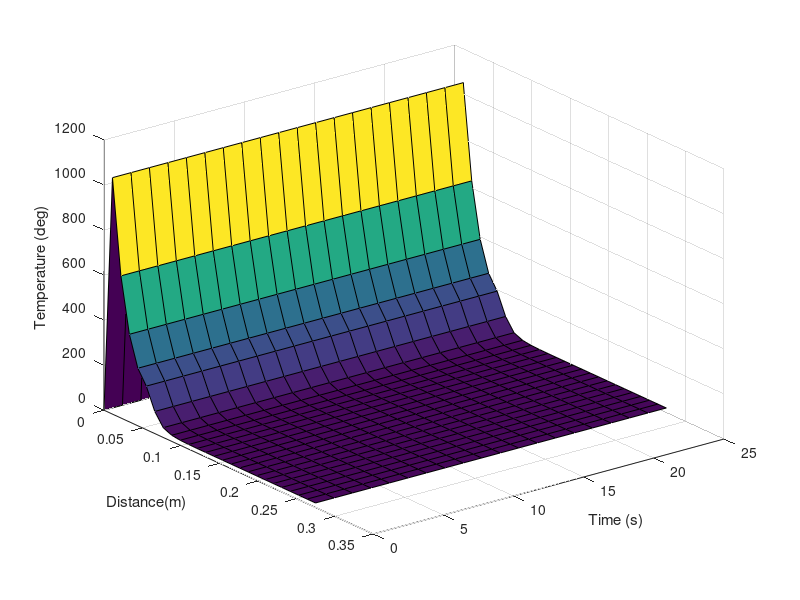

Source code (MATLAB):
clear all;
diary paper_CWM_Temp

% INITIAL CONDITIONS
moisto = 0.0; %moisture content
ash=5*(1-moisto)/100;	%0.05;
dafo=1-moisto-ash;  %0.855;	%0.95;
rhodry = 750;
rhowet = rhodry/(1-moisto); 	%833.33   %750;
rhoo = rhowet*1.05;

%%%%%%%%%%%%%%%%%%%%%%%%%%%%%%
width =0.225; %Only oven length is considered, such that WIDTH = 0.45/2 = 0.225
nseg = 21;
dx = width/nseg; %0.010714286
delt = 600;       %GOOD solution
t=1*3600;        %total time
nt = t/delt;      %number of timesteps
doo= dx*dx/delt;
v0 = dx/delt;

wall = 0.05; %0.1
M = 1.5+wall/dx;  M=fix(M);
N = M+nseg-1;     N=fix(N);

%%%% Arrays for surface plot
numtime = 20;
T_surf = zeros(N, numtime);
t_surf = zeros(N, numtime);
x_surf = zeros(N, numtime);
%%%%%%%%%%%%%%%

Wcond = 2.3; Wrho = 2800; Wcp = 1200;
%%%%%%%%%%%%%%%%%%%%%%%%%%%%%%
%inlet_temp = 1150*ones(N,1); %1050; %deg

CH4	= 0.06943; C2H6	= 0.01166; CO	= 0.02272; CO2	= 0.01065; TAR	= 0.109658059;
H2O	= 0.048970557; NH3	= 0.012348159; H2S	= 0.015721205; Hydrogen	= 0.01440518;
car=0.838;  hy =0.053;  ox =0.071;  nit=0.018;  sul=0.02;

moist=moisto*ones(N,1);
daf=dafo*ones(N,1);   %daf=dafo;
atmassfrmla=1/(car/12+hy+ox/16+nit/14+sul/32);
atmass=atmassfrmla*ones(N,1);
carr=car*ones(N,1);
hyy=hy*ones(N,1);
oxx=ox*ones(N,1);
nitt=nit*ones(N,1);
sull=sul*ones(N,1);

H2Ozz = CO2zz = C2H6zz = NH3zz = H2Szz = TARzz = CH4zz = COzz = H2zz = zeros(N,1);
e0 = 1 - rhoo * (0.000668 * dafo + ash / 3000);

for i = 1:M-1
    Q(i) = 0;
    K(i) = Wcond;
    CVOL(i) = Wrho * Wcp;
end

##for i = 1:M-1
##    %T(i) = inlet_temp(1);		%inlet temp = 1323K
##    T(i) = 1150;
##end

for i = M:N      %for(i = M; i <= N; i++)
    T(i) = 20;      %ATOmospheric temp = 20deg
end

XB = 0;
Lboil = 2.257E6;
Qinput = 0;
time = 0;

%% Outside time loop
probe_locations = [0.05; 0.10625; 0.1625; 0.21875; 0.275];
%desired_temperatures = 0:10:100;
%desired_temperatures = 0:0.5:101;
%desired_temperatures = 300:50:1300;
%desired_temperatures = 1050:1:1300;
desired_temperatures = 0:100:900;
desired_times     = 0:(25/(numtime-1)):25;    %numtime = 20;
desired_locations = 0:(0.275/(N-1)):0.275;    %N = 26

recorded_times = zeros(length(desired_temperatures), length(probe_locations));    %OLD

%recorded_temperature_forDistance = zeros(N, numtime);
recorded_temperature_forDistance = zeros(length(desired_locations), length(desired_times));
%recorded_temperature_forTime = zeros(N, numtime);
recorded_temperature_forTime = zeros(length(desired_locations), length(desired_times));
%recorded_temperature = zeros(N, numtime);
%recorded_temperature = zeros(length(desired_locations), length(desired_times));

for z=1:nt
  for i = M:N      %for(i = M; i <= N; i++)
    TK=T(i)+273;  E0 = 183000;  RT=8.3144*TK;
    %VOLATILE EVOLUTION MODEL
    if T(i)>350
      FE_H2O = @(EA) exp(-((((EA)-E0)/48000).^8));    FE_CO2 = @(EA) exp(-((((EA)-E0)/78000).^4));
      FE_C2H6 = @(EA) exp(-((((EA)-E0)/61000).^4));   FE_NH3 = @(EA) exp(-((((EA)-E0)/106000).^4));
      FE_H2S = @(EA) exp(-((((EA)-E0)/114000).^4));   FE_TAR = @(EA) exp(-((((EA)-E0)/48000).^8));
      FE_CH4 = @(EA)exp(-((((EA)-E0)/110000).^2));    FE_CO =  @(EA)exp(-((((EA)-E0)/93000).^4));
      FE_H2 =  @(EA)exp(-((((EA)-E0)/165000).^4));

      A_PVM = @(EA) 1-exp(-1.3E13.*delt.*exp(-(EA)./RT));
      A_PVM_dmDt = @(EA) 1.3E13*exp((-EA./RT)-(1.3E13.*delt.*exp(-EA./RT)));

      H2Ox = @(EA) -H2O*(-8/(48000^8)).*(((EA)-E0).^7).*FE_H2O(EA).*A_PVM(EA);
      CO2x = @(EA) -CO2*(-4/(78000^4)).*(((EA)-E0).^3).*FE_CO2(EA).*A_PVM(EA);
      C2H6x = @(EA) -C2H6*(-4/(61000^4)).*(((EA)-E0).^3).*FE_C2H6(EA).*A_PVM(EA);
      NH3x = @(EA) -NH3*(-4/(106000^4)).*(((EA)-E0).^3).*FE_NH3(EA).*A_PVM(EA);
      H2Sx = @(EA) -H2S*(-4/(114000^4)).*(((EA)-E0).^3).*FE_H2S(EA).*A_PVM(EA);
      TARx = @(EA) -TAR*(-8/(48000^8)).*(((EA)-E0).^7).*FE_TAR(EA).*A_PVM(EA);
      CH4x = @(EA) -CH4*(-2/(110000^2)).*(((EA)-E0).^1).*FE_CH4(EA).*A_PVM(EA);
      COx = @(EA) -CO*(-4/(93000^4)).*(((EA)-E0).^3).*FE_CO(EA).*A_PVM(EA);
      H2x = @(EA) -Hydrogen*(-4/(165000^4)).*(((EA)-E0).^3).*FE_H2(EA).*A_PVM(EA);

      H2O_dm = @(EA) H2O*(-8/(48000^8)).*(((EA)-E0).^7).*FE_H2O(EA).*A_PVM_dmDt(EA);
      CO2_dm = @(EA) CO2*(-4/(78000^4)).*(((EA)-E0).^3).*FE_CO2(EA).*A_PVM_dmDt(EA);
      C2H6_dm = @(EA) C2H6*(-4/(61000^4)).*(((EA)-E0).^3).*FE_C2H6(EA).*A_PVM_dmDt(EA);
      NH3_dm = @(EA) NH3*(-4/(106000^4)).*(((EA)-E0).^3).*FE_NH3(EA).*A_PVM_dmDt(EA);
      H2S_dm = @(EA) H2S*(-4/(114000^4)).*(((EA)-E0).^3).*FE_H2S(EA).*A_PVM_dmDt(EA);
      TAR_dm = @(EA) TAR*(-8/(48000^8)).*(((EA)-E0).^7).*FE_TAR(EA).*A_PVM_dmDt(EA);
      CH4_dm = @(EA) CH4*(-2/(110000^2)).*(((EA)-E0).^1).*FE_CH4(EA).*A_PVM_dmDt(EA);
      CO_dm = @(EA) CO*(-4/(93000^4)).*(((EA)-E0).^3).*FE_CO(EA).*A_PVM_dmDt(EA);
      H2_dm = @(EA) Hydrogen*(-4/(165000^4)).*(((EA)-E0).^3).*FE_H2(EA).*A_PVM_dmDt(EA);

      H2Oz = integral(H2Ox, E0, Inf);    CO2z = integral(CO2x, E0, Inf);    C2H6z = integral(C2H6x, E0, Inf);
      NH3z = integral(NH3x, E0, Inf);    H2Sz = integral(H2Sx, E0, Inf);    TARz = integral(TARx, E0, Inf);
      CH4z = integral(CH4x, E0, Inf);    COz = integral(COx, E0, Inf);    H2z = integral(H2x, E0, Inf);
      totalz = H2Oz + CO2z + C2H6z + NH3z + H2Sz + TARz + CH4z + COz + H2z;

      H2Ozz(i) = integral(H2O_dm, E0, Inf);    CO2zz(i) = integral(CO2_dm, E0, Inf);    C2H6zz(i) = integral(C2H6_dm, E0, Inf);
      NH3zz(i) = integral(NH3_dm, E0, Inf);    H2Szz(i) = integral(H2S_dm, E0, Inf);    TARzz(i) = integral(TAR_dm, E0, Inf);
      CH4zz(i) = integral(CH4_dm, E0, Inf);    COzz(i) = integral(CO_dm, E0, Inf);    H2zz(i) = integral(H2_dm, E0, Inf);
      Total_dmDt = H2Ozz(i) + CO2zz(i) + C2H6zz(i) + NH3zz(i) + H2Szz(i) + TARzz(i) + CH4zz(i) + COzz(i) + H2zz(i);

      H2Oy = H2O - H2Oz;    CO2y = CO2 - CO2z;    C2H6y = C2H6 - C2H6z;
      NH3y = NH3 - NH3z;    H2Sy = H2S - H2Sz;    TARy = TAR - TARz;
      CH4y = CH4 - CH4z;    COy = CO - COz;       H2y = Hydrogen - H2z;

      Y=H2Oy+CO2y+C2H6y+NH3y+H2Sy+TARy+CH4y+COy+H2y+0.68443684;
      VM = 1- Y;

      carr(i)=(0.6707481032+0.75*CH4y+0.8*C2H6y+0.4286*COy+0.2727*CO2y+0.85*TARy)/Y;
      hyy(i)= (0.00136887368+0.25*CH4y+0.2*C2H6y+0.082*TARy+H2y+0.1111*H2Oy+0.1765*NH3y+0.0588*H2Sy)/Y;
      oxx(i)= (0.00136887368+0.5714*COy+0.7273*CO2y+0.049*TARy+0.8889*H2Oy)/Y;
      nitt(i)=(0.0068443684+0.009*TARy+0.8235*NH3y)/Y;
      sull(i)=(0.00410662104+0.01*TARy+0.9412*H2Sy)/Y;
      daf(i)=Y*dafo;
      atmass(i)=1/((carr(i)/12)+(hyy(i))+(oxx(i)/16)+(nitt(i)/14)+(sull(i)/32));
        %Y=real(Y);      car=real(car);      hy=real(hy);      ox=real(ox);      nit=real(nit);      sul=real(sul);
    end

      %PHYSICAL PROPERTIES MODEL
      mass=daf(i)+ash+moist(i);
      rho=rhoo*mass;
      Csteam_equ(i) = 1810 + 0.66*T(i); %Csteam = 2000;
      densdaf = 1/(((0.0053*carr(i))/12)+(hyy(i)*0.00577)+((oxx(i)*0.00346)/16)+((nitt(i)*0.0669)/14)+((sull(i)*0.0384)/32));
      dens=mass/(daf(i)/densdaf+ash/3000+moist(i)/1000);
      e=1-rho./dens;    %eshr=max(0, 1-(1-e) /(1-e0));
      effectivepor = 1- ((1-e).^(1/3));
      F1=exp(380/TK);
      E1=F1*(380/TK/(F1-1))^2;
      F2=exp(1800/TK);
      E2=F2*(1800/TK/(F2-1))^2;
      Cdaf=8314.4*(E1+2*E2)/atmass(i);
      Cash=754+.586*T(i);
      C=(daf(i)*Cdaf+ash*Cash+4186.8*moist(i))/mass;
      CVOL(i) = C.*rho;        %J/kg.K * kg/m3 = J/K.m3

      %HEAT Calculation

      H2Oxhs =  -13468000+ (1810*T(i)) + (0.33*T(i).^2);     CO2xhs =  -8964000 + (900*T(i))  + (0.22*T(i).^2);
      C2H6xhs =	-2866000 + (1920*T(i)) + (1.46*T(i).^2);     NH3xhs =	-2760000 + (2080*T(i)) + (0.84*T(i).^2);
      H2Sxhs =  -630000  + (980*T(i))  + (0.24*T(i).^2);     TARxhs =  -1936000 + (1390*T(i)) + (1.83*T(i).^2);
      CH4xhs =  -4719000 + (2210*T(i)) + (1.56*T(i).^2);     COxhs =   -3971000 + (1020*T(i)) + (0.11*T(i).^2);
      H2xhs =   -0       + (14250*T(i))+ (0.53*T(i).^2);

      %hsH2O = -daf*H2Oxhs*H2Ozz;    hsCO2 = -daf*CO2xhs*CO2zz;    hsC2H6 = -daf*C2H6xhs*C2H6zz;
      %hsNH3 = -daf*NH3xhs*NH3zz;    hsH2S = -daf*H2Sxhs*H2Szz;    hsTAR = -daf*TARxhs*TARzz;
      %hsCH4 = -daf*CH4xhs*CH4zz;    hsCO = -daf*COxhs*COzz ;      hsH2 = -daf*H2xhs*H2zz;
      %totalhs = hsH2O + hsCO2 + hsC2H6 + hsNH3 + hsH2S + hsTAR + hsCH4 + hsCO;

      valH_C = 33620000;    valphi_C = 32760000;
      valH_H = 141930000;   valphi_H = 141770000;
      valH_O = -14530000;   valphi_O = 0;
      valH_N = 0;           valphi_N = 0;
      valH_S = 9420000;     valphi_S = 9260000;

      mu_C = 12; mu_H = 1; mu_O = 16; mu_N = 14; mu_S = 32;

      G1=exp(380/TK);    H1=380*(1/(G1-1));
      G2=exp(1800/TK);   H2=3600*(1/(G2-1));
      f_T = (8314.4)*(H1+H2-156);          %J/kg

      hf_H2O_H = 0.1111*(valH_H - valphi_H + f_T/mu_H);    hf_H2O_O = 0.8889*(valH_O - valphi_O + f_T/mu_O);
      hf_CO2_C = 0.2727*(valH_C - valphi_C + f_T/mu_C);    hf_CO2_O = 0.7273*(valH_O - valphi_O + f_T/mu_O);
      hf_C2H6_C = 0.8*(valH_C - valphi_C + f_T/mu_C);      hf_C2H6_H = 0.2*(valH_H - valphi_H + f_T/mu_H);
      hf_NH3_N = 0.1765*(valH_N - valphi_N + f_T/mu_N);    hf_NH3_H = 0.8235*(valH_H - valphi_H + f_T/mu_H);
      hf_H2S_H = 0.0588*(valH_H - valphi_H + f_T/mu_H);    hf_H2S_S = 0.9412*(valH_S - valphi_S + f_T/mu_S);
      hf_TAR_C = 0.85*(valH_C - valphi_C + f_T/mu_C);      hf_TAR_H = 0.082*(valH_H - valphi_H + f_T/mu_H);
      hf_TAR_O = 0.049*(valH_O - valphi_O + f_T/mu_O);     hf_TAR_N = 0.009*(valH_N - valphi_N + f_T/mu_N);
      hf_TAR_S = 0.01*(valH_S - valphi_S + f_T/mu_S);
      hf_CH4_C = 0.75*(valH_C - valphi_C + f_T/mu_C);      hf_CH4_H = 0.25*(valH_H - valphi_H + f_T/mu_H);
      hf_CO_C = 0.4286*(valH_C - valphi_C + f_T/mu_C);     hf_CO_O = 0.5714*(valH_O - valphi_O + f_T/mu_O);
      hf_H2_H = 1.0*(valH_H - valphi_H + f_T/mu_H);

      hf_H2O = hf_H2O_H + hf_H2O_O;
      hf_CO2 = hf_CO2_C + hf_CO2_O;
      hf_C2H6 = hf_C2H6_C + hf_C2H6_H;
      hf_NH3 = hf_NH3_N + hf_NH3_H;
      hf_H2S = hf_H2S_H + hf_H2S_S;
      hf_TAR = hf_TAR_C + hf_TAR_H + hf_TAR_O + hf_TAR_N + hf_TAR_S;
      hf_CH4 = hf_CH4_C + hf_CH4_H;
      hf_CO = hf_CO_C + hf_CO_O;
      hf_H2 = hf_H2_H;

      dq_mj_H2O = daf(i)*(hf_H2O - H2Oxhs);    dq_mj_CO2 = daf(i)*(hf_CO2 - CO2xhs);    dq_mj_C2H6 = daf(i)*(hf_C2H6 - C2H6xhs);
      dq_mj_NH3 = daf(i)*(hf_NH3 - NH3xhs);    dq_mj_H2S = daf(i)*(hf_H2S - H2Sxhs);    dq_mj_TAR = daf(i)*(hf_TAR - TARxhs);
      dq_mj_CH4 = daf(i)*(hf_CH4 - CH4xhs);    dq_mj_CO = daf(i)*(hf_CO - COxhs);       dq_mj_H2 = daf(i)*(hf_H2 - H2xhs);

      %TOTAL HEAT dq_dt for overall COAL COMBUSTION //
      dq_dt_H2O = -dq_mj_H2O*H2Ozz(i);    dq_dt_CO2 = -dq_mj_CO2*CO2zz(i);    dq_dt_C2H6 = -dq_mj_C2H6*C2H6zz(i);
      dq_dt_NH3 = -dq_mj_NH3*NH3zz(i);    dq_dt_H2S = -dq_mj_H2S*H2Szz(i);    dq_dt_TAR = -dq_mj_TAR*TARzz(i);
      dq_dt_CH4 = -dq_mj_CH4*CH4zz(i);    dq_dt_CO = -dq_mj_CO*COzz(i);       dq_dt_H2 = -dq_mj_H2*H2zz(i);

      %Integrating above equation and calculating mass of individual specie releasing heat //
      %dq_dt_H2O = dq_mj_H2O*H2Oz;    dq_dt_CO2 = dq_mj_CO2*CO2z;    dq_dt_C2H6 = dq_mj_C2H6*C2H6z;
      %dq_dt_NH3 = dq_mj_NH3*NH3z;    dq_dt_H2S = dq_mj_H2S*H2Sz;    dq_dt_TAR = dq_mj_TAR*TARz;
      %dq_dt_CH4 = dq_mj_CH4*CH4z;    dq_dt_CO = dq_mj_CO*COz;       dq_dt_H2 = dq_mj_H2*H2z;

      %W/kg
      Total_dq_dt = dq_dt_H2O + dq_dt_CO2 + dq_dt_C2H6 + dq_dt_NH3 + dq_dt_H2S + dq_dt_TAR + dq_dt_CH4 + dq_dt_CO + dq_dt_H2;
      Q(i) = Total_dq_dt* dafo * rhoo;  %W/m3
      % Q=real(Q);

      K0 = ((densdaf/4511)^3.5)*sqrt(TK);
      %if (e < 0.5)	%if (T < 773) %623
      if (e < e0)
        KparGas = (7.45E-5*TK);
        KparRad = (2.28E-10*(TK^3));
        Kadd = KparGas + KparRad;
        K1 = effectivepor/Kadd;
        K2 = (1-effectivepor)/K0;
        K(i) = (0.6*moist(i)) + ((1-moist(i))/ (K1 + K2));

      else  %(totalpor(T) >= pR_)
        pR = 0.5;
        rad_Int = (pR*(1-e))/(1-pR);
        rad_Ext = 1-((1-e)/(1-pR));
        K3= (1-e)*K0;
        K4= e*(4.96E-4*TK);
        K5= rad_Int*(3.42E-11*(TK^3));
        K6= rad_Ext*(2.28E-9*(TK^3));
        K(i) =	K3 + K4 + K5 + K6;
      end
    end
    %endfor

    % TEMPERATURE HISTORY MODEL
    % TDMA
        L(1) = 0;
        G(1) = 1;
        U(1) = 0;
        Z(1) = 1050;  %TF Inlet condition

      for i=2:N-1
          KL = 2/(1/K(i)+1/K(i-1));      %KL=real(KL); %K(i)=real(K(i)); K(i-1)=real(K(i-1)); K(i+1)=real(K(i+1));
          KU = 2/(1/K(i+1)+1/K(i));      %KU=real(KU);
          DIFFL = KL/CVOL(i); %K/CVOL(i);
          DIFFU = KU/CVOL(i); %K/CVOL(i);
          F_DIFFL = DIFFL/doo;
          F_DIFFU = DIFFU/doo;
          REACT = Q(i)/CVOL(i); %Q/CVOL;    %(W/m3)/(J/K.m3)   = (J/s.m3)/(J/K.m3) = K/s
          F_REACT = REACT*delt;
          L(i) = -F_DIFFL;
          G(i) = 1+F_DIFFL+F_DIFFU;
          U(i) = -F_DIFFU;
          Z(i) = T(i)+F_REACT;    %Z(i) = T(i);
      end

    % Outlet condition - SYMMETRY
        L(N) = -F_DIFFL;             %L(N) = -F_DIFFU;
        G(N) = 1+F_DIFFL;            %G(N) = 1+F_DIFFU;
        U(N) = 0;
        Z(N) = T(N)+ Q(N)*delt/CVOL(N); %F_REACT(N-1);
        %Z(N) = T(N-1)+ Q(N-1)*dt/CVOL(N-1);

      IB = IC = N+1;
      for i = N:-1:M
         if (T(i)==100 && moist(i)>0)
           IB = i;
         end
      end

      for i = N:-1:IB+1 %IB+1 = IC
         if (T(i)<100)
           IC = i;
         end
      end

      for i=IB:IC-1   %IB = IC-1
          L(i) = 0;
          G(i) = 1;
          U(i) = 0;
          Z(i) = 100;
      end

      % Forward  elimination
      for i=2:N
        FACTOR = L(i)/G(i-1);
        G(i)=G(i)-FACTOR*U(i-1);
        Z(i)=Z(i)-FACTOR*Z(i-1);
      end
      % Backward Substitution
      for i = N-1:-1:1
         Z(i)=Z(i)-Z(i+1)*U(i)/G(i+1);
      end

      for i = 1:N %temperature calculation at the diagonal
        T(i)=Z(i)/G(i);
      end
      for i=M:N
        if (T(i)>100 && moist(i)>0)
          T(i)=100;
        end
      end

      if IB<N+1
        QB=K(IB-1)*(T(IB-1)-100)/dx;
        QBMAX=Lboil*(dx-XB)*rhoo*moist(IB)/delt;
        if QB>QBMAX
           QB=QBMAX;
           XB=0;
           moist(IB)=0;
        %end
        else XB=XB+(QB*delt)/(rhoo*moist(IB)*Lboil);
        end
        if IC<N+1
          QC=K(IC)*(100-T(IC))/dx;
          QERR=QB-QC;
          for i=IC:N
             if QERR > 0  %if (!(QERR > 0)) break;
                QSENS=CVOL(i)*(100-T(i))*v0;
             if QSENS>QERR
               T(i)=T(i)+QERR/(CVOL(i)*v0);
               moist(i)=moist(i)+QERR/(Lboil*rhoo*v0);
               QERR=0;
             %end
             else
               T(i)=100;
               moist(i)=moist(i)+QSENS/(Lboil*rhoo*v0);
               QERR=QERR-QSENS;
             end
          end
        end
        else
          V=Csteam_equ(i)*QB/Lboil;
          for i = IB-1:-1:M
            %if (!(eshr)) break ;
            %if(eshr(i)==0)
            if((T(i)>0)&&(T(i)<483))
              %fprintf('This loop works\n');
              VEL=V/CVOL(i);
              VELL=VEL/v0;
              T(i)=T(i)-VELL*(T(i-1)-T(i+1))/2;
            end
          end
        end
      end

    if M > 2
      Qinput = Qinput + max(0, (Wcond * (T(1) - T(M - 1)) / ((M - 2) * v0)));
    end

    Heat_req = Qinput * 1E-6 / (rhoo * width);  %MJ/kg
    fprintf('%0.0f\n', [z*delt]);
    %% Inside time loop
    for i = M : N
        x_this = (i - M) * dx + 0.05;
        x_next = x_this + dx;

        % x_M --- x_M+1 --(p1)-- x_M+2 --- x_M+3 --(p2)-- x_M+4 ...
        for j = 1 : length(probe_locations)
            if x_this <= probe_locations(j) && x_next >= probe_locations(j)    %if x_this <= probe_locations(j) && x_next >= probe_locations(j)
                for k = 1 : length(desired_temperatures)
                    if (recorded_times(k, j) == 0)
                      % constant interpolation
                      temperature_this = T(i);    %moist(i);
                      if (temperature_this >= desired_temperatures(k))
                          %fprintf('z\n');
                          %fprintf('%0.5f\n',[z/3600]);
                          recorded_times(k, j) = (z/3600)*delt;     %not works
                      end
                    end
                end
            end
        end
    end


    %%%% Arrays for surface plot
    %%%%%%%%%%%%%%%

    %%% placeholder
    % T_surf(i, z) = ...
    % t_surf(i, z) = ...
    % x_surf(i, z) = ...

%recorded_temperature_forDistance = zeros(N, numtime);
%recorded_temperature_forTime = zeros(N, numtime);
%recorded_temperature = zeros(length(desired_locations), length(desired_times));
%desired_times     = 0:(25/(numtime-1)):25;    %numtime = 20;
%desired_locations = 0:(0.275/(N-1)):0.275;    %N = 26

    %% Temperature calculated for distance
    for i = 1 : N
        %x_this = (i - M) * dx + 0.05;
        x_this = (i) * dx;
        x_next = x_this + dx;

        % x_M --- x_M+1 --(p1)-- x_M+2 --- x_M+3 --(p2)-- x_M+4 ...
        for j = 1 : length(desired_locations)
            if x_this <= desired_locations(j) && x_next >= desired_locations(j)    %if x_this <= probe_locations(j) && x_next >= probe_locations(j)
                for k = 1 : length(desired_times)
                    if (recorded_temperature_forDistance(j, k) == 0)
                      % constant interpolation
                      recorded_temperature_forDistance(j, k) = T(i);
                    end
                end
            end
        end
    end

    %% Temperature calculated for time
    for i = 1 : numtime
        t_this = (i) * delt;
        t_next = t_this + delt;

        % x_M --- x_M+1 --(p1)-- x_M+2 --- x_M+3 --(p2)-- x_M+4 ...
        for k = 1 : length(desired_times)
            if t_this <= desired_times(k) && t_next >= desired_times(k)    %if x_this <= probe_locations(j) && x_next >= probe_locations(j)
                for j = 1 : length(desired_locations)
                    if (recorded_temperature_forTime(j, k) == 0)
                      % constant interpolation
                      recorded_temperature_forTime(j, k) = T(i);
                    end
                end
            end
        end
    end
end


surf (desired_times, desired_locations, recorded_temperature_forDistance)
set(gca, 'YDir','reverse')
xlabel ("Time (s)");
ylabel ("Distance(m)");
zlabel ("Temperature (deg)");
diary off